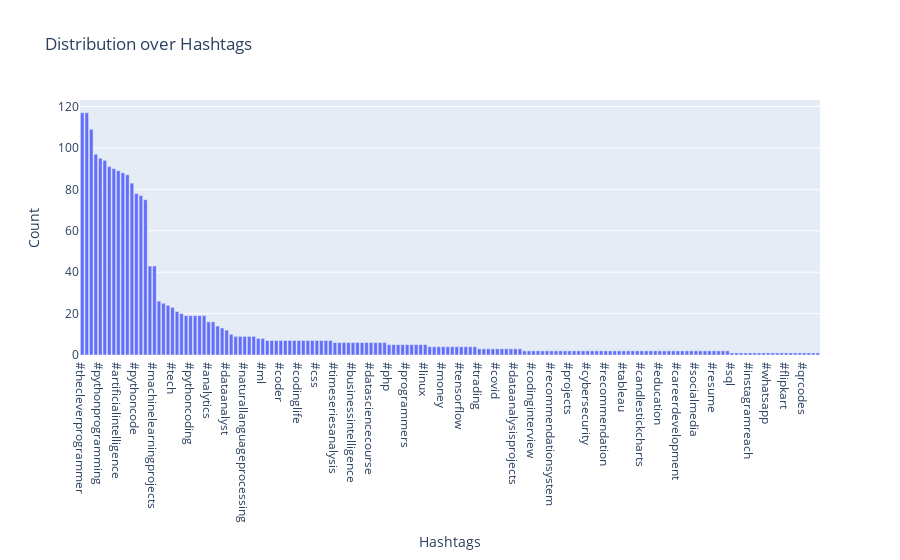

Notebook code for this chart:
### Markdown cell above
Creating a distrbution for hashtags

### Code cell
all_hashtags = []
for row in data['Hashtags']:
    hashtags = str(row).split()
    hashtags =  [tag.strip() for tag in hashtags]
    all_hashtags.extend(hashtags)

hashtag_disrtibution = pd.Series(all_hashtags).value_counts().reset_index()
hashtag_disrtibution.columns = ['Hashtags','Count']

fig = px.bar(hashtag_disrtibution,x = 'Hashtags',y = 'Count',title = 'Distribution over Hashtags')
fig.show()

### Figure 1 — Plotly figure (JSON) as saved in the notebook; plotly's stock layout.template omitted (floating-point values rounded to 4 significant figures; data arrays with more than 128 entries replaced by an {"elided": "..."} marker saying what was removed)
{"data": [{"alignmentgroup": "True", "hovertemplate": "Hashtags=%{x}<br>Count=%{y}<extra></extra>", "legendgroup": "", "marker": {"color": "#636efa", "pattern": {"shape": ""}}, "name": "", "offsetgroup": "", "orientation": "v", "showlegend": false, "textposition": "auto", "type": "bar", "x": {"elided": "164 str values"}, "xaxis": "x", "y": {"elided": "164 int values"}, "yaxis": "y"}], "layout": {"barmode": "relative", "legend": {"tracegroupgap": 0}, "title": {"text": "Distribution over Hashtags"}, "xaxis": {"anchor": "y", "domain": [0, 1], "title": {"text": "Hashtags"}}, "yaxis": {"anchor": "x", "domain": [0, 1], "title": {"text": "Count"}}}}
